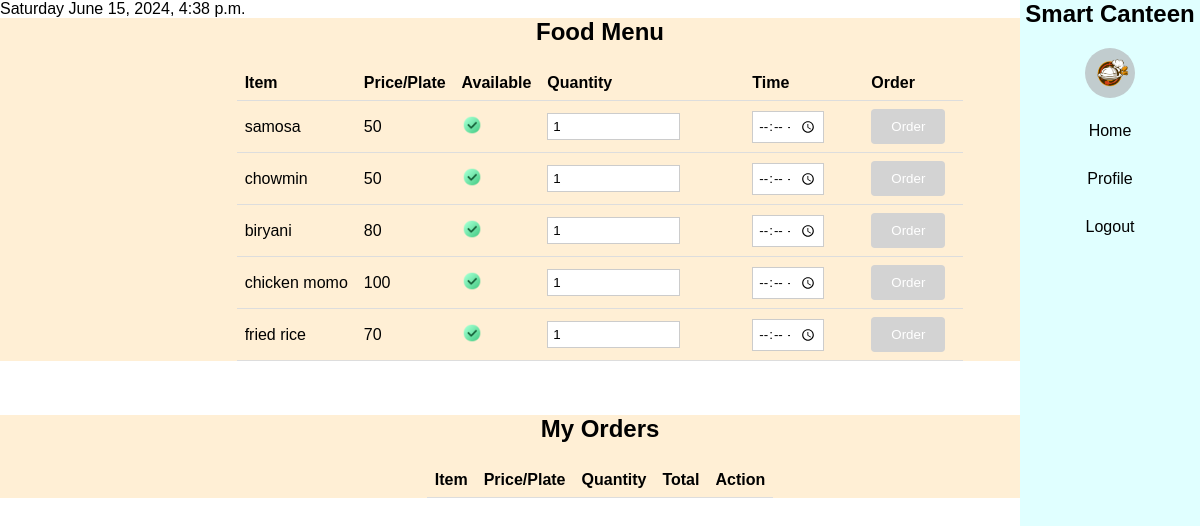
The page / (signed in) on the database its author committed.
### base/models.py (models this page shows, shortened)
class FoodItem(models.Model):
    name = models.CharField(max_length=100)
    price = models.IntegerField()
    available = models.BooleanField(default=True)

### base/decorators.py (the view)
    def wrap(request, *args, **kwargs):
        user = request.user
        if not hasattr(user, "student") and not hasattr(user, "administration"):
            return HttpResponse("You are not authorized to view this page")
        if hasattr(user, "administration"):
            admin = user.administration
            if admin.user_type == "Admin":
                return redirect("canteen_admin")
            elif admin.user_type == "Staff":
                return redirect("staff")
        return function(request, *args, **kwargs)

### base/views.py (called while the page is built)
@login_required(login_url="login")
@check_student_teacher
def home(request):
    time_zone = timezone.now()
    day_of_week = time_zone.strftime("%A")
    current_time = time_zone
    day_menu = Menu.objects.get(day_of_week=day_of_week[:2].upper())
    menu_items = day_menu.menu_items.all()
    my_orders = Orders.objects.filter(user=request.user)
    context = {
        "menu": menu_items,
        "current_time": time_zone,
        "day_of_week": day_of_week,
        "my_orders": my_orders,
    }
    return render(request, "home.html", context)

### base/templates/home.html (shortened to what this page needs)
{% extends "base/base.html" %}
{% load static %}
{% block content %}
<div>
    {{day_of_week}} {{current_time}}
</div>
<div class="menu">
    <h2>Food Menu</h2>
    <table>
        <tr>
            <th>Item</th>
            <th>Price/Plate</th>
            <th>Available</th>
            <th>Quantity</th>
            {% if request.user.administration %}
            <th>Time
            </th>
            {% endif%}
            <th>Order</th>
        </tr>
        {% for item in menu %}
        <form action="{% url 'create_order' item.id %}" method="POST">
            <tr>
                <td>{{ item.name }}</td>
                <td>{{ item.price }}</td>
                {% if item.available %}
                <td><img id="availability" src="{%static 'images/icons/right.png'%}" alt=""></td>
                <td><input type="number" name="quantity" value="1" id=""></td>
                <td>
                    {% if request.user.administration %}
                    <input type="time" name="order_time" id="">
  {% endif%}
                </td>
                <td> <button type="submit">Order</button></td>
                {% else %}
                <td><img id="availability" src="{%static 'images/icons/wrong.png'%}" alt=""></td>
                {% endif %}
            </tr>
        </form>
        {% endfor %}
    </table>
</div>
<br><br><br>
<div class="menu">
    <h2>My Orders</h2>
    <table>
        <tr>
            <th>Item</th>
            <th>Price/Plate</th>
            <th>Quantity</th>
            <th>Total</th>
            <th>Action</th>
        </tr>
    </table>
</div>
{% endblock %}

### static/styles/styles.css (style rules this page uses)
.menu { background-color: papayawhip; height: 100%; width: auto; }
table { width: auto; border-collapse: collapse; margin-left: auto; margin-right: auto; }
table td input { background-color: white; color: black; border: 1px solid #ccc; padding: 5px; width: 70%; }
table th, table td { padding: 8px; text-align: left; border-bottom: 1px solid #ddd; }
h2 { text-align: center; margin-bottom: 20px; }
table button { background-color: lightgrey; color: white; padding: 10px 20px; border: none; border-radius: 4px; cursor: pointer; margin-right: 10px; }
#availability { height: 20px; }
* { margin: 0; padding: 0; font-family: 'Poppins', sans-serif; box-sizing: border-box; }

### rows shown on the page
FoodItem: name "samosa", price "50", available True (drawn)
FoodItem: name "chowmin", price "50", available True (drawn)
FoodItem: name "biryani", price "80", available True (drawn)
FoodItem: name "chicken momo", price "100", available True (drawn)
FoodItem: name "fried rice", price "70", available True (drawn)

### other values the page prints
{{ day_of_week }} "Saturday"
